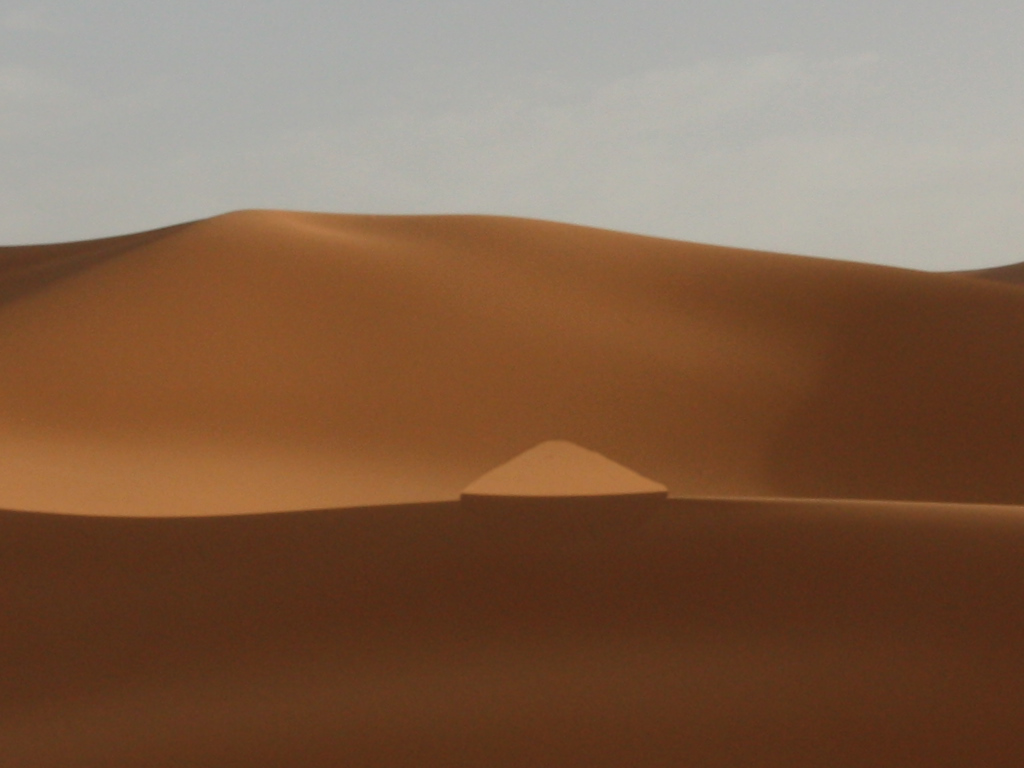
#> input picture TP_C01_019_copy.png, 1024 x 768 px
$ python Main.py
#> lines starting #> are read from the running program, lines starting #| are printed output that depends on the picture
import cv2 as cv
import pandas as pd

import Genetic
import SiftMach

img_gray = cv.imread("TP_C01_019_copy.png", cv.IMREAD_GRAYSCALE)
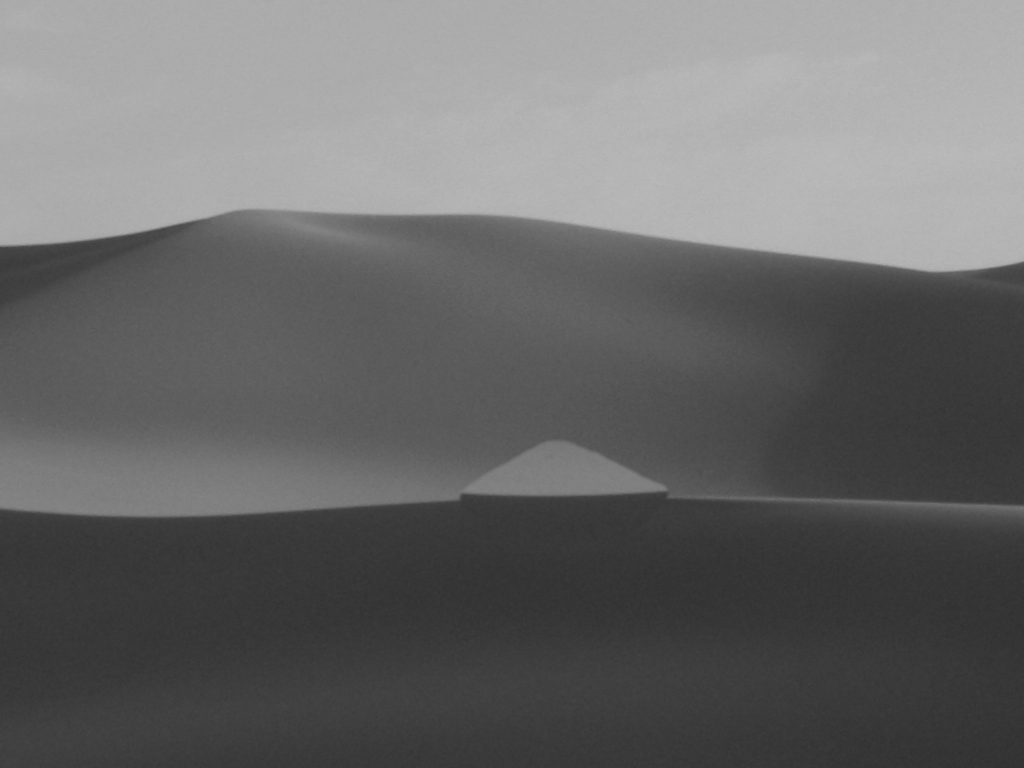
#> img_gray: shape (768, 1024); min 48, max 187, mean 105.2
img_rgb = cv.imread("TP_C01_019_copy.png", cv.IMREAD_COLOR)
#> img_rgb is the input picture: shape (768, 1024, 3); mean B, G, R 76.1, 99, 130.2

# alpha = .2
# beta = 25
# img_gray = cv.convertScaleAbs(img_gray, alpha=alpha, beta=beta)

#> (the run stopped early here; a loop or call above may not have finished)
